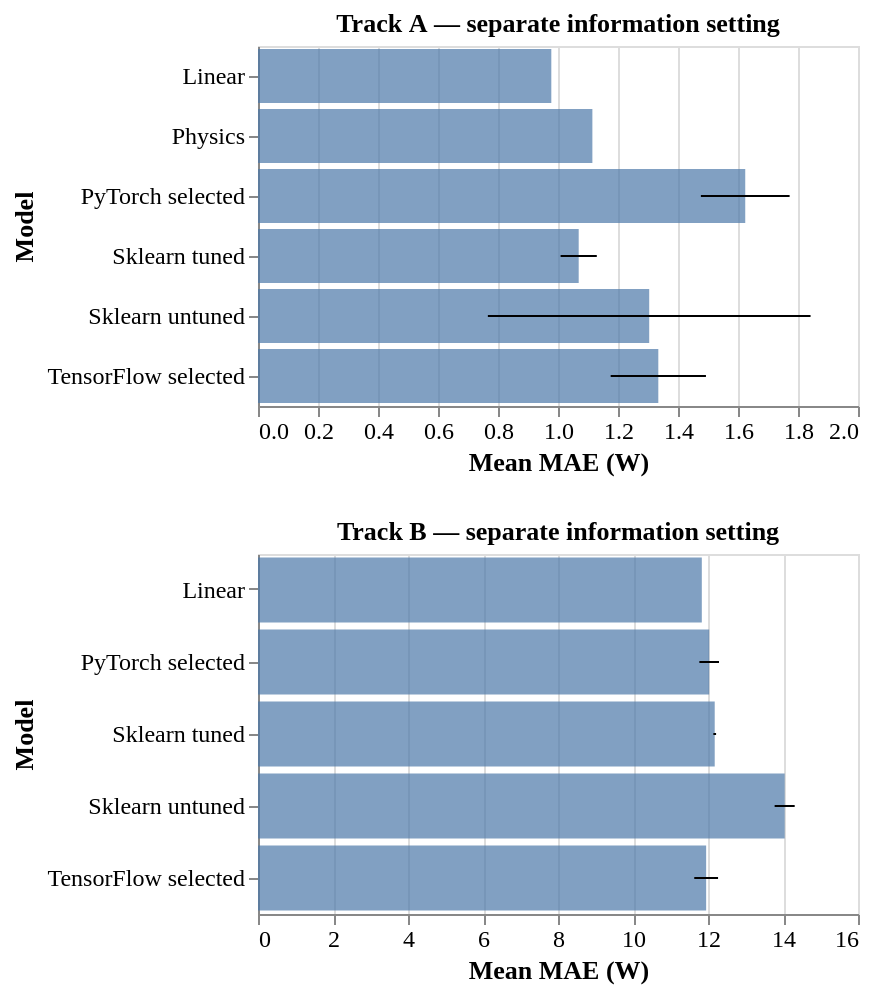

Here is the Vega-Lite specification saved for this chart:
### Vega-Lite specification from a JSON file in a GitHub repository (floating-point values rounded to 4 significant figures)
{"config": {"view": {"continuousWidth": 300, "continuousHeight": 300}, "axis": {"labelFontSize": 12, "titleFontSize": 13}, "font": "Times New Roman", "legend": {"labelFontSize": 12, "titleFontSize": 13}}, "vconcat": [{"layer": [{"mark": {"type": "bar", "opacity": 0.7}, "encoding": {"tooltip": [{"field": "model", "type": "nominal"}, {"field": "MAE_mean", "format": ".3f", "type": "quantitative"}, {"field": "MAE_std", "format": ".3f", "type": "quantitative"}], "x": {"field": "MAE_mean", "scale": {"zero": true}, "title": "Mean MAE (W)", "type": "quantitative"}, "y": {"field": "model", "sort": "ascending", "title": "Model", "type": "nominal"}}}, {"mark": {"type": "rule"}, "encoding": {"x": {"field": "low", "type": "quantitative"}, "x2": {"field": "high"}, "y": {"field": "model", "sort": "ascending", "title": "Model", "type": "nominal"}}}], "data": {"name": "data-375d3b38079ab4f79a6f3eeb7a5fde95"}, "height": 180, "title": "Track A — separate information setting"}, {"layer": [{"mark": {"type": "bar", "opacity": 0.7}, "encoding": {"tooltip": [{"field": "model", "type": "nominal"}, {"field": "MAE_mean", "format": ".3f", "type": "quantitative"}, {"field": "MAE_std", "format": ".3f", "type": "quantitative"}], "x": {"field": "MAE_mean", "scale": {"zero": true}, "title": "Mean MAE (W)", "type": "quantitative"}, "y": {"field": "model", "sort": "ascending", "title": "Model", "type": "nominal"}}}, {"mark": {"type": "rule"}, "encoding": {"x": {"field": "low", "type": "quantitative"}, "x2": {"field": "high"}, "y": {"field": "model", "sort": "ascending", "title": "Model", "type": "nominal"}}}], "data": {"name": "data-ff16a358e2aa564706e947ea811806e0"}, "height": 180, "title": "Track B — separate information setting"}], "resolve": {"scale": {"x": "independent"}}, "$schema": "https://vega.github.io/schema/vega-lite/v6.4.1.json", "datasets": {"data-375d3b38079ab4f79a6f3eeb7a5fde95": [{"track": "A", "model": "Linear", "source_framework": "Both", "source_run": "C:\\Users\\user\\Documents\\fisayo\\solar-power-prediction-python\\results\\tensorflow_s2; C:\\Users\\user\\Documents\\fisayo\\solar-power-prediction-python\\results\\pytorch_selected", "MAE_mean": 0.9777, "MAE_std": 0.0, "RMSE_mean": 1.235, "RMSE_std": 0.0, "MAPE_mean": 0.3767, "MAPE_std": 0.0, "R2_mean": 0.998, "R2_std": 0.0, "comparison_note": "Protocol and reference data checks match; numerical differences remain possible.", "low": 0.9777, "high": 0.9777}, {"track": "A", "model": "Physics", "source_framework": "Both", "source_run": "C:\\Users\\user\\Documents\\fisayo\\solar-power-prediction-python\\results\\tensorflow_s2; C:\\Users\\user\\Documents\\fisayo\\solar-power-prediction-python\\results\\pytorch_selected", "MAE_mean": 1.115, "MAE_std": 0.0, "RMSE_mean": 1.254, "RMSE_std": 0.0, "MAPE_mean": 0.4245, "MAPE_std": 0.0, "R2_mean": 0.9979, "R2_std": 0.0, "comparison_note": "Protocol and reference data checks match; numerical differences remain possible.", "low": 1.115, "high": 1.115}, {"track": "A", "model": "PyTorch selected", "source_framework": "PyTorch", "source_run": "C:\\Users\\user\\Documents\\fisayo\\solar-power-prediction-python\\results\\pytorch_selected", "MAE_mean": 1.624, "MAE_std": 0.1479, "RMSE_mean": 2.405, "RMSE_std": 0.1451, "MAPE_mean": 0.6219, "MAPE_std": 0.06186, "R2_mean": 0.9922, "R2_std": 0.0009458, "comparison_note": "Protocol and reference data checks match; numerical differences remain possible.", "low": 1.476, "high": 1.772}, {"track": "A", "model": "Sklearn tuned", "source_framework": "Both", "source_run": "C:\\Users\\user\\Documents\\fisayo\\solar-power-prediction-python\\results\\tensorflow_s2; C:\\Users\\user\\Documents\\fisayo\\solar-power-prediction-python\\results\\pytorch_selected", "MAE_mean": 1.069, "MAE_std": 0.06034, "RMSE_mean": 1.393, "RMSE_std": 0.08944, "MAPE_mean": 0.4131, "MAPE_std": 0.02566, "R2_mean": 0.9974, "R2_std": 0.0003284, "comparison_note": "Protocol and reference data checks match; numerical differences remain possible.", "low": 1.009, "high": 1.129}, {"track": "A", "model": "Sklearn untuned", "source_framework": "Both", "source_run": "C:\\Users\\user\\Documents\\fisayo\\solar-power-prediction-python\\results\\tensorflow_s2; C:\\Users\\user\\Documents\\fisayo\\solar-power-prediction-python\\results\\pytorch_selected", "MAE_mean": 1.304, "MAE_std": 0.5378, "RMSE_mean": 3.58, "RMSE_std": 3.118, "MAPE_mean": 0.5055, "MAPE_std": 0.2144, "R2_mean": 0.9699, "R2_std": 0.03883, "comparison_note": "Protocol and reference data checks match; numerical differences remain possible.", "low": 0.7662, "high": 1.842}, {"track": "A", "model": "TensorFlow selected", "source_framework": "TensorFlow", "source_run": "C:\\Users\\user\\Documents\\fisayo\\solar-power-prediction-python\\results\\tensorflow_s2", "MAE_mean": 1.334, "MAE_std": 0.1588, "RMSE_mean": 1.863, "RMSE_std": 0.2968, "MAPE_mean": 0.5147, "MAPE_std": 0.05925, "R2_mean": 0.9952, "R2_std": 0.001544, "comparison_note": "Protocol and reference data checks match; numerical differences remain possible.", "low": 1.176, "high": 1.493}], "data-ff16a358e2aa564706e947ea811806e0": [{"track": "B", "model": "Linear", "source_framework": "Both", "source_run": "C:\\Users\\user\\Documents\\fisayo\\solar-power-prediction-python\\results\\tensorflow_s2; C:\\Users\\user\\Documents\\fisayo\\solar-power-prediction-python\\results\\pytorch_selected", "MAE_mean": 11.83, "MAE_std": 0.0, "RMSE_mean": 14.93, "RMSE_std": 1.776e-15, "MAPE_mean": 4.724, "MAPE_std": 0.0, "R2_mean": 0.7023, "R2_std": 1.11e-16, "comparison_note": "Protocol and reference data checks match; numerical differences remain possible.", "low": 11.83, "high": 11.83}, {"track": "B", "model": "PyTorch selected", "source_framework": "PyTorch", "source_run": "C:\\Users\\user\\Documents\\fisayo\\solar-power-prediction-python\\results\\pytorch_selected", "MAE_mean": 12.03, "MAE_std": 0.262, "RMSE_mean": 15.03, "RMSE_std": 0.2455, "MAPE_mean": 4.806, "MAPE_std": 0.09663, "R2_mean": 0.6983, "R2_std": 0.009804, "comparison_note": "Protocol and reference data checks match; numerical differences remain possible.", "low": 11.77, "high": 12.29}, {"track": "B", "model": "Sklearn tuned", "source_framework": "Both", "source_run": "C:\\Users\\user\\Documents\\fisayo\\solar-power-prediction-python\\results\\tensorflow_s2; C:\\Users\\user\\Documents\\fisayo\\solar-power-prediction-python\\results\\pytorch_selected", "MAE_mean": 12.18, "MAE_std": 0.03656, "RMSE_mean": 15.63, "RMSE_std": 0.2778, "MAPE_mean": 4.865, "MAPE_std": 0.0123, "R2_mean": 0.6734, "R2_std": 0.01165, "comparison_note": "Protocol and reference data checks match; numerical differences remain possible.", "low": 12.14, "high": 12.22}, {"track": "B", "model": "Sklearn untuned", "source_framework": "Both", "source_run": "C:\\Users\\user\\Documents\\fisayo\\solar-power-prediction-python\\results\\tensorflow_s2; C:\\Users\\user\\Documents\\fisayo\\solar-power-prediction-python\\results\\pytorch_selected", "MAE_mean": 14.04, "MAE_std": 0.2674, "RMSE_mean": 18.89, "RMSE_std": 1.219, "MAPE_mean": 5.584, "MAPE_std": 0.1359, "R2_mean": 0.5213, "R2_std": 0.06253, "comparison_note": "Protocol and reference data checks match; numerical differences remain possible.", "low": 13.78, "high": 14.31}, {"track": "B", "model": "TensorFlow selected", "source_framework": "TensorFlow", "source_run": "C:\\Users\\user\\Documents\\fisayo\\solar-power-prediction-python\\results\\tensorflow_s2", "MAE_mean": 11.95, "MAE_std": 0.3172, "RMSE_mean": 14.99, "RMSE_std": 0.3718, "MAPE_mean": 4.761, "MAPE_std": 0.1066, "R2_mean": 0.6997, "R2_std": 0.01482, "comparison_note": "Protocol and reference data checks match; numerical differences remain possible.", "low": 11.63, "high": 12.27}]}}
